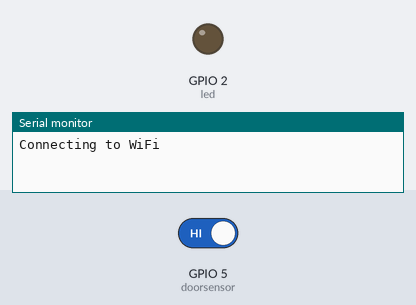
The sketch below on a simulated ESP8266 (NodeMCU). Parts: output pins drawn as LEDs (lit = HIGH), the last lines printed to the serial monitor. The inputs (shaded band) are chosen by the test bench; at power-on: GPIO 5 (doorsensor) HIGH. WiFi joins after 1.5 s; servers stay silent unless stated.

Above: at 0.1 s.
At 2.7 s:
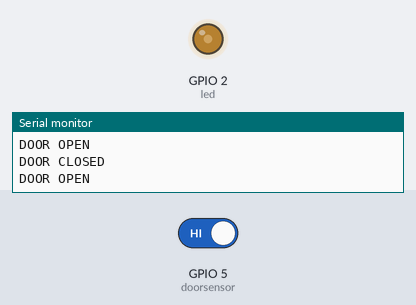
2.8 s: GPIO 5 (doorsensor) driven LOW
At 3.8 s:
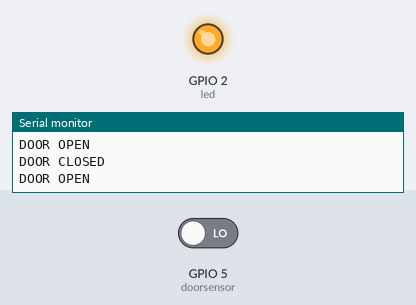
4.3 s: GPIO 5 (doorsensor) driven HIGH
Timing chart, 0 to 13.3 s (numbered marks = the images above; inputs shaded):
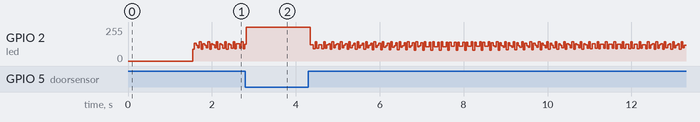

The sketch:

Nodemcu_doorconnecttoWIFi.ino
```cpp
#include<ESP8266WiFi.h>
const int led=2;
const int doorsensor=5;
String uname="Redmi",pwd="vtbhyflx";
int doorstatus=0;
void wifi()
{
  Serial.println();
  Serial.print("Connecting to WiFi");
  WiFi.begin(uname,pwd);
    while(WiFi.status()!=WL_CONNECTED)
    {
    delay(500);
    Serial.print(".");
    }
    Serial.println("");
    Serial.println("WiFi Connected");

    Serial.print("Use this URL to connect:");
    Serial.print("http://");
    Serial.print(WiFi.localIP());
    Serial.print("/");
}


void setup()
{
  wifi();
  Serial.begin(9600);
  pinMode(led,OUTPUT);
  pinMode(doorsensor,INPUT_PULLUP);

}

void loop()
{
    if(digitalRead(doorsensor)==HIGH)
    {
        if(doorstatus!=1)
      {
           doorstatus=1;
           digitalWrite(led,HIGH);
           Serial.println("DOOR OPEN");
      }
     else
     {
         if(doorstatus!=0)
        {
        doorstatus=0;
        digitalWrite(led,LOW);
        Serial.println("DOOR CLOSED");
        }
      }
  }

}
```
